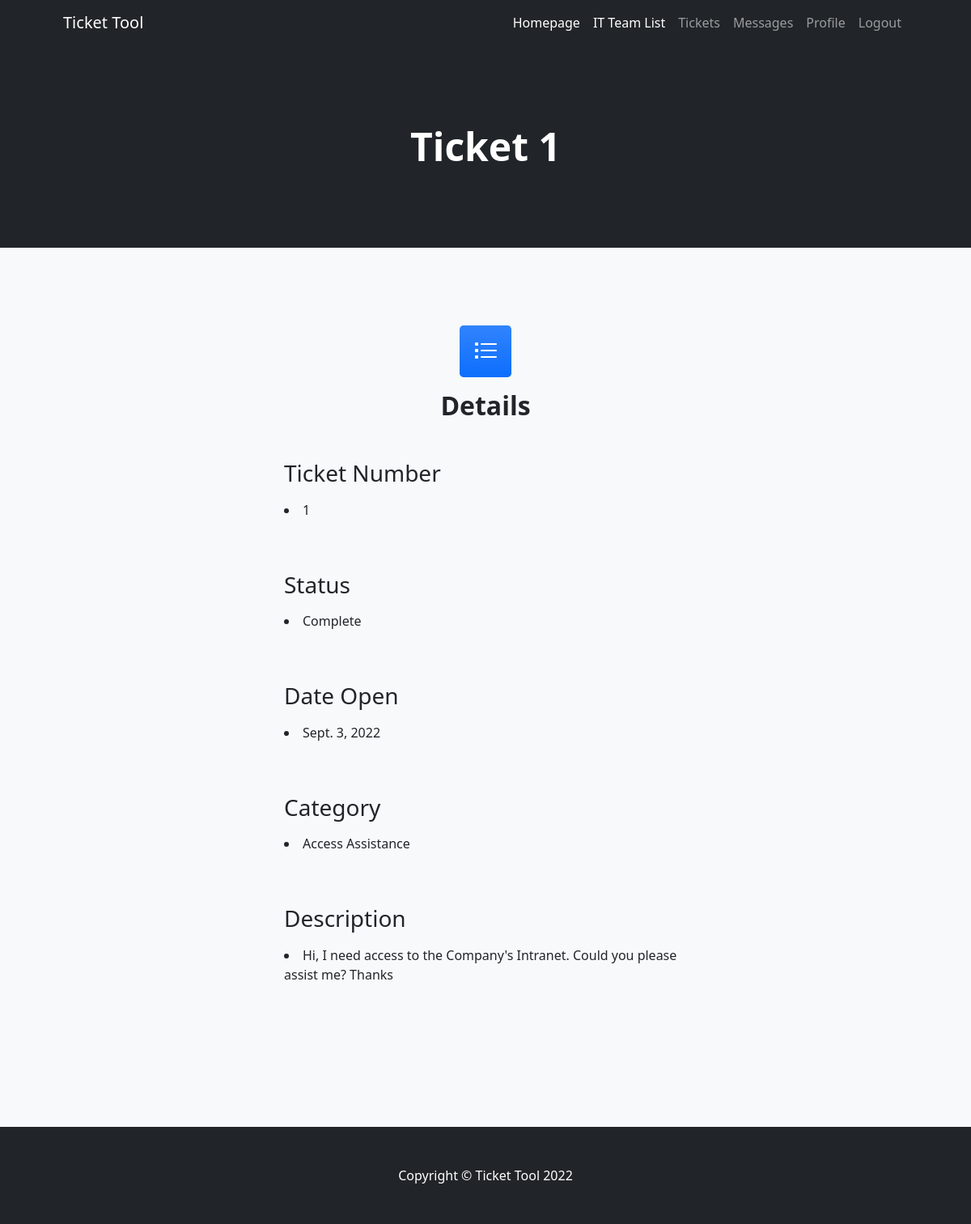
Screenshot of /Ticket/it/detail/1 with the database file from the repository.
### AppTickets/models.py (models this page shows)
class Ticket(models.Model):
    date_open=models.DateField(blank=True, null=True)
    status=models.CharField(max_length=50) #dropdown, cuando se crea el ticket el default debería ser open
    category=models.CharField(max_length=50) #dropdown
    description=models.CharField(max_length=500)

### AppTickets/views.py (the view)
# urls.py: path("Ticket/it/detail/<pk>",TicketDetailIT.as_view(),name="ticket_detail_it"),
class TicketDetailIT(DetailView):
    model=Ticket
    template_name="AppTickets/it_ticket_detail.html"

### AppTickets/templates/AppTickets/it_ticket_detail.html (shortened to what this page needs)
{% extends 'AppIT_Team/it_team.html' %}
{% block header %}
<h1 class="display-5 fw-bolder text-white mb-2"> Ticket {{ticket.id}}</h1>
{% endblock header %}
{% block content %}
<section class="bg-light py-5">
    <div class="container px-5 my-5 px-5">
        <div class="text-center mb-5">
            <div class="feature bg-primary bg-gradient text-white rounded-3 mb-3"><i class="bi-list-task"></i></div>
            <h2 class="fw-bolder">Details</h2>
        </div>
        <div class="row gx-5 justify-content-center">
            <div class="col-lg-6">
                    <div class="form-floating mb-3">
                        <h3>Ticket Number</h3>
                        <p><li>{{ticket.id}}</p>
                        <br><br>
                        <h3>Status</h3>
                        <p><li>{{ticket.status}}</p>
                        <br><br>
                        <h3>Date Open</h3>
                        <p><li>{{ticket.date_open}}</p>
                        <br><br>
                        <h3>Category</h3>
                        <p><li>{{ticket.category}}</p>
                        <br><br>
                        <h3>Description</h3>
                        <p><li>{{ticket.description}}</p>
                        <br><br>
                    </div>
            </div>
        </div>
    </div>
</section>
{% endblock content %}

### rows the page displays
Ticket: id "1", status "Complete", date_open "Sept. 3, 2022", category "Access Assistance", description "Hi, I need access to the Company's Intranet. Could you please assist me? Thanks"
